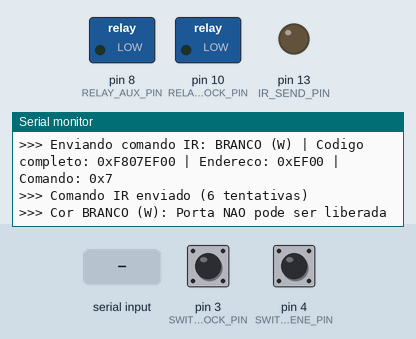
This sketch was run on a simulated Arduino Mega 2560, built with avr-gcc and run on an emulated ATmega2560. Parts: switched loads named in the sketch (green lamp = pin HIGH), output pins drawn as LEDs (lit = HIGH), the last lines printed to the serial monitor. Inputs (shaded band) come from the test bench; at power-on: pin 3 (SWITCH_LOCK_PIN) HIGH, pin 4 (SWITCH_SIRENE_PIN) HIGH. Random numbers use the default seed unless the sketch sets one.

Above: at 4.9 s.
5.0 s: "sirene:\n" received over Serial
At 6.2 s:
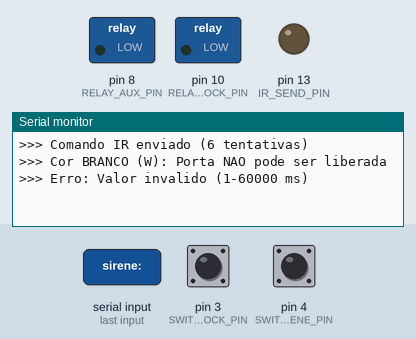
6.5 s: "cores:\n" received over Serial
At 7.4 s:
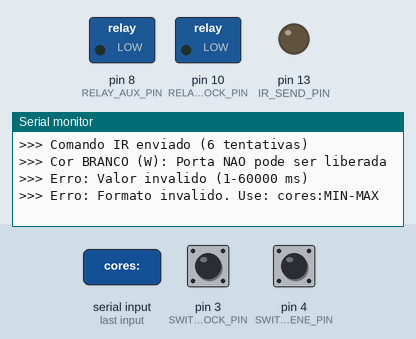
8.0 s: "90,45,200\n" received over Serial
At 8.9 s:
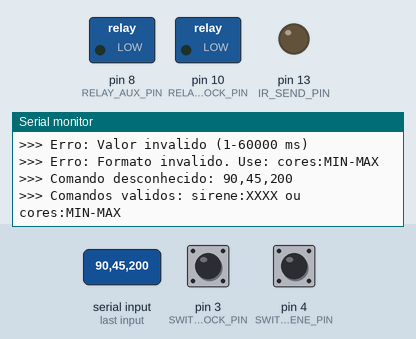

Measured:
- after the input at 5.0 s, the serial monitor: prints a new line at once (image 1)
- after the input at 6.5 s, the serial monitor: prints a new line at once (image 2)
- after the input at 8.0 s, the serial monitor: prints a new line at once (image 3)

The sketch:

led_lock_controller.ino
```cpp
/*
 * Controlador de Fita LED IR + Fechadura Magnética
 *
 * Este código controla uma fita LED via IR e uma fechadura magnética.
 *
 * Funcionamento:
 * - Alterna aleatoriamente entre cores R, G, B, W na fita LED
 * - Cada cor dura entre 15 e 30 segundos (aleatório)
 * - As cores determinam quando a porta PODE ser liberada (apenas quando verde)
 * - Chave micro no pino 3: quando pressionada E cor verde, libera a porta (relé pino 8)
 * - Chave micro no pino 4: quando pressionada, ativa relé no pino 10 por tempo definido
 *
 * Hardware:
 * - Arduino Mega
 * - Emissor IR no pino 13
 * - Relé fechadura (pino 8): LOW = porta aberta, HIGH = porta fechada
 * - Relé sirene/auxiliar (pino 10): ativado pela chave micro do pino 4
 * - Chave micro liberar porta no pino 3 (com pull-up interno)
 * - Chave micro ativar sirene no pino 4 (com pull-up interno)
 *
 * Comandos Serial:
 * - sirene:XXXX     - Define duração da sirene em ms (ex: sirene:5000)
 * - cores:MIN-MAX   - Define duração das cores em segundos (ex: cores:15-30)
 *
 * Códigos IR mapeados (Protocolo NEC):
 * - R (Vermelho):  Comando 0x4, Endereço 0xEF00, Código: 0xF704EF00
 * - G (Verde):     Comando 0x5, Endereço 0xEF00, Código: 0xF805EF00
 * - B (Azul):      Comando 0x6, Endereço 0xEF00, Código: 0xF906EF00
 * - W (Branco):    Comando 0x7, Endereço 0xEF00, Código: 0xF807EF00
 */

#include <IRremote.h>

// Pinagens
#define IR_SEND_PIN 13          // Emissor IR
#define RELAY_LOCK_PIN 10       // Relé da fechadura magnética
#define RELAY_AUX_PIN 8         // Relé auxiliar/sirene (ativado pela chave)
#define SWITCH_LOCK_PIN 3       // Chave micro para liberar porta (com pull-up interno)
#define SWITCH_SIRENE_PIN 4     // Chave micro para ativar sirene (com pull-up interno)

// Códigos IR para as cores (Protocolo NEC)
#define IR_ADDRESS 0xEF00
#define IR_CODE_RED    0xF704EF00
#define IR_CODE_GREEN  0xF805EF00
#define IR_CODE_BLUE   0xF906EF00
#define IR_CODE_WHITE  0xF807EF00

// Configurações de tempo (valores padrão)
unsigned long MIN_COLOR_DURATION = 15000;  // 15 segundos (em ms) - configurável via serial
unsigned long MAX_COLOR_DURATION = 30000;  // 30 segundos (em ms) - configurável via serial
unsigned long RELAY_AUX_DURATION = 2000;   // 2 segundos que o relé auxiliar fica ativo - configurável via serial

// Estados
enum Color {
  RED,
  GREEN,
  BLUE,
  WHITE
};

Color currentColor = RED;
unsigned long colorStartTime = 0;
unsigned long colorDuration = 0;
unsigned long relayAuxStartTime = 0;
bool relayAuxActive = false;
// Estados das chaves
bool lastSwitchLockState = HIGH;
bool currentSwitchLockState = HIGH;
bool lastSwitchSireneState = HIGH;
bool currentSwitchSireneState = HIGH;

// Buffer para comandos serial
String inputString = "";

void setup() {
  Serial.begin(9600);
  delay(1000);

  // Configura pinos
  pinMode(RELAY_LOCK_PIN, OUTPUT);
  pinMode(RELAY_AUX_PIN, OUTPUT);
  pinMode(SWITCH_LOCK_PIN, INPUT_PULLUP);
  pinMode(SWITCH_SIRENE_PIN, INPUT_PULLUP);

  // Inicializa relés (LOW = fechadura fechada, HIGH = fechadura aberta) - INVERTIDO
  digitalWrite(RELAY_LOCK_PIN, LOW);   // Porta fechada inicialmente
  digitalWrite(RELAY_AUX_PIN, LOW);    // Relé auxiliar desligado

  // Inicializa emissor IR
  IrSender.begin(IR_SEND_PIN, ENABLE_LED_FEEDBACK);

  // Testa se o pino está configurado corretamente
  pinMode(IR_SEND_PIN, OUTPUT);
  Serial.print(">>> Emissor IR inicializado no pino ");
  Serial.println(IR_SEND_PIN);

  // Inicializa buffer serial
  inputString.reserve(50);

  // Inicializa estados das chaves
  currentSwitchLockState = digitalRead(SWITCH_LOCK_PIN);
  lastSwitchLockState = currentSwitchLockState;
  currentSwitchSireneState = digitalRead(SWITCH_SIRENE_PIN);
  lastSwitchSireneState = currentSwitchSireneState;

  // Inicializa gerador de números aleatórios
  randomSeed(analogRead(0));

  // Seleciona cor inicial aleatória
  selectRandomColor();

  Serial.println("\n========================================");
  Serial.println("Controlador LED + Fechadura");
  Serial.println("========================================");
  Serial.println("Emissor IR: Pino 13");
  Serial.println("Chave Liberar Porta: Pino 3");
  Serial.println("Rele Fechadura: Pino 10");
  Serial.println("Chave Ativar Sirene: Pino 4");
  Serial.println("Rele Sirene: Pino 8");
  Serial.println("========================================");
  Serial.println("\nComandos disponiveis via Serial:");
  Serial.println("  sirene:XXXX     - Define duracao da sirene em ms");
  Serial.println("                   Exemplo: sirene:5000 (5 segundos)");
  Serial.println("  cores:MIN-MAX   - Define duracao das cores em segundos");
  Serial.println("                   Exemplo: cores:15-30");
  Serial.println("========================================");
  Serial.print("\nConfiguracoes atuais:\n");
  Serial.print("  Duracao cores: ");
  Serial.print(MIN_COLOR_DURATION / 1000);
  Serial.print("-");
  Serial.print(MAX_COLOR_DURATION / 1000);
  Serial.println(" segundos");
  Serial.print("  Duracao sirene: ");
  Serial.print(RELAY_AUX_DURATION);
  Serial.println(" ms");

  // Mostra pinout
  printPinout();

  Serial.println("Iniciando sequencia de cores...\n");

  // Inicializa porta fechada FORÇADAMENTE (LOW = fechada)
  digitalWrite(RELAY_LOCK_PIN, LOW);
  delay(10);  // Pequeno delay para garantir
  digitalWrite(RELAY_LOCK_PIN, LOW);  // Força novamente
  Serial.println(">>> Porta inicializada FECHADA");

  // Envia primeira cor
  sendColorCommand(currentColor);

  // Informa se a cor permite liberar porta
  if (currentColor == GREEN) {
    Serial.println(">>> Cor VERDE: Porta pode ser liberada ao pressionar chave");
  } else {
    Serial.print(">>> Cor ");
    Serial.print(getColorName(currentColor));
    Serial.println(": Porta NAO pode ser liberada");
  }
}

void loop() {
  unsigned long currentTime = millis();

  // Processa comandos serial
  processSerialCommands();

  // ========================================
  // SIRENE - SÓ FUNCIONA QUANDO COR É VERDE
  // ========================================
  // Verifica chave da sirene (pino 4) - SÓ funciona quando cor é verde
  currentSwitchSireneState = digitalRead(SWITCH_SIRENE_PIN);

  if (currentColor == GREEN) {
    // Só processa chave da sirene quando cor É verde
    if (lastSwitchSireneState == HIGH && currentSwitchSireneState == LOW) {
      // Chave foi pressionada E cor é verde: ativa sirene
      activateRelayAux();
      Serial.println(">>> SIRENE ATIVADA (chave pressionada + cor verde)");
    }
    lastSwitchSireneState = currentSwitchSireneState;
  } else {
    // Cor não é verde: não processa chave da sirene
    lastSwitchSireneState = currentSwitchSireneState;  // Atualiza estado mas não processa
  }

  // Verifica se o relé auxiliar precisa ser desativado (sempre verifica, mesmo se não for verde)
  if (relayAuxActive && (currentTime - relayAuxStartTime >= RELAY_AUX_DURATION)) {
    deactivateRelayAux();
  }

  // ========================================
  // CONTROLE DE CORES
  // ========================================
  // Verifica se é hora de trocar de cor
  if (currentTime - colorStartTime >= colorDuration) {
    Color previousColor = currentColor;
    selectRandomColor();
    sendColorCommand(currentColor);

    // Quando muda de cor, SEMPRE fecha porta FORÇADAMENTE (LOW = fechada)
    digitalWrite(RELAY_LOCK_PIN, LOW);  // Porta fechada

    if (currentColor == GREEN) {
      Serial.println(">>> Cor VERDE: Porta pode ser liberada ao pressionar chave");
    } else {
      Serial.print(">>> Cor ");
      Serial.print(getColorName(currentColor));
      Serial.println(": Porta NAO pode ser liberada - FORCADA FECHADA");
      // Força porta fechada novamente para garantir
      digitalWrite(RELAY_LOCK_PIN, LOW);
    }
  }

  // ========================================
  // PORTA - SÓ FUNCIONA QUANDO COR É VERDE
  // ========================================
  // Verifica chave de liberação da porta (pino 3)
  currentSwitchLockState = digitalRead(SWITCH_LOCK_PIN);

  // REGRA PRINCIPAL: Se cor NÃO é verde, porta SEMPRE fechada (LOW = fechada)
  if (currentColor != GREEN) {
    // Força porta fechada independente do estado da chave
    digitalWrite(RELAY_LOCK_PIN, LOW);  // LOW = porta fechada (invertido)
    // Não permite nenhuma ação quando não é verde
    lastSwitchLockState = currentSwitchLockState;  // Atualiza estado mas não processa
  } else {
    // Só processa chave quando cor É verde
    // Detecta quando a chave é pressionada (transição de HIGH para LOW)
    if (lastSwitchLockState == HIGH && currentSwitchLockState == LOW) {
      // Chave foi pressionada E cor é verde: libera porta
      digitalWrite(RELAY_LOCK_PIN, HIGH);  // HIGH = porta aberta (invertido)
      Serial.println(">>> PORTA LIBERADA (chave pressionada + cor verde)");
    }

    // Detecta quando a chave é solta (transição de LOW para HIGH)
    if (lastSwitchLockState == LOW && currentSwitchLockState == HIGH) {
      // Chave foi solta - fecha porta
      digitalWrite(RELAY_LOCK_PIN, LOW);  // LOW = porta fechada (invertido)
      Serial.println(">>> PORTA FECHADA (chave solta)");
    }

    lastSwitchLockState = currentSwitchLockState;
  }

  delay(50); // Pequeno delay para estabilidade
}

void selectRandomColor() {
  // Seleciona cor aleatória (0-3), mas nunca repete a última cor
  Color previousColor = currentColor;
  Color newColor;

  do {
    int colorIndex = random(0, 4);
    newColor = (Color)colorIndex;
  } while (newColor == previousColor); // Garante que não repete a última cor

  currentColor = newColor;

  // Define duração aleatória entre 15 e 30 segundos
  colorDuration = random(MIN_COLOR_DURATION, MAX_COLOR_DURATION + 1);
  colorStartTime = millis();

  // Log no Serial
  Serial.print("Nova cor: ");
  Serial.print(getColorName(currentColor));
  Serial.print(" | Duracao: ");
  Serial.print(colorDuration / 1000);
  Serial.println(" segundos");
}

void sendColorCommand(Color color) {
  uint32_t irCode = 0;
  uint8_t command = 0;

  switch (color) {
    case RED:
      irCode = IR_CODE_RED;
      command = 0x4;
      break;
    case GREEN:
      irCode = IR_CODE_GREEN;
      command = 0x5;
      break;
    case BLUE:
      irCode = IR_CODE_BLUE;
      command = 0x6;
      break;
    case WHITE:
      irCode = IR_CODE_WHITE;
      command = 0x7;
      break;
  }

  Serial.print(">>> Enviando comando IR: ");
  Serial.print(getColorName(color));
  Serial.print(" | Codigo completo: 0x");
  Serial.print(irCode, HEX);
  Serial.print(" | Endereco: 0x");
  Serial.print(IR_ADDRESS, HEX);
  Serial.print(" | Comando: 0x");
  Serial.print(command, HEX);
  Serial.println();

  // Extrai address e command do código completo
  // NEC: 32 bits = 16 bits address + 8 bits command + 8 bits command invertido
  uint16_t address = (irCode >> 16) & 0xFFFF;
  uint8_t cmd = (irCode >> 8) & 0xFF;

  // Envia múltiplas vezes para garantir recepção
  for (int i = 0; i < 3; i++) {
    // Método 1: Usa address e command extraídos
    IrSender.sendNEC(address, cmd, 0);
    delay(40);

    // Método 2: Usa address padrão e command direto
    IrSender.sendNEC(IR_ADDRESS, command, 0);
    delay(40);
  }

  Serial.println(">>> Comando IR enviado (6 tentativas)");
}

void updateLockState() {
  // Esta função não é mais usada, mas mantida para compatibilidade
  // A porta só abre quando chave é pressionada E cor é verde
  // Por padrão, porta sempre fechada (LOW = fechada - invertido)
  digitalWrite(RELAY_LOCK_PIN, LOW);  // Porta fechada
}

void activateRelayAux() {
  // Ativa sirene independente do estado anterior (HIGH = ativa - invertido)
  digitalWrite(RELAY_AUX_PIN, HIGH);  // HIGH = sirene ativa (invertido)
  relayAuxActive = true;
  relayAuxStartTime = millis();
  Serial.print(">>> Sirene ATIVADA - Duração: ");
  Serial.print(RELAY_AUX_DURATION);
  Serial.println(" ms");
}

void deactivateRelayAux() {
  if (relayAuxActive) {
    digitalWrite(RELAY_AUX_PIN, LOW);  // LOW = sirene desativa (invertido)
    relayAuxActive = false;
    Serial.println(">>> Sirene DESATIVADA (tempo esgotado)");
  }
}

const char* getColorName(Color color) {
  switch (color) {
    case RED:   return "VERMELHO (R)";
    case GREEN: return "VERDE (G)";
    case BLUE:  return "AZUL (B)";
    case WHITE: return "BRANCO (W)";
    default:     return "DESCONHECIDO";
  }
}

void processSerialCommands() {
  while (Serial.available() > 0) {
    char inChar = (char)Serial.read();

    if (inChar == '\n' || inChar == '\r') {
      if (inputString.length() > 0) {
        inputString.trim();
        inputString.toLowerCase();

        // Comando: sirene:XXXX (duração em milissegundos)
        if (inputString.startsWith("sirene:")) {
          String valueStr = inputString.substring(7);
          unsigned long newDuration = valueStr.toInt();
          if (newDuration > 0 && newDuration <= 60000) { // Máximo 60 segundos
            RELAY_AUX_DURATION = newDuration;
            Serial.print(">>> Duracao da sirene alterada para: ");
            Serial.print(RELAY_AUX_DURATION);
            Serial.println(" ms");
          } else {
            Serial.println(">>> Erro: Valor invalido (1-60000 ms)");
          }
        }
        // Comando: cores:MIN-MAX (duração em segundos)
        else if (inputString.startsWith("cores:")) {
          String valueStr = inputString.substring(6);
          int dashIndex = valueStr.indexOf('-');
          if (dashIndex > 0) {
            int minSec = valueStr.substring(0, dashIndex).toInt();
            int maxSec = valueStr.substring(dashIndex + 1).toInt();
            if (minSec > 0 && maxSec > 0 && minSec <= maxSec && maxSec <= 300) {
              MIN_COLOR_DURATION = minSec * 1000;
              MAX_COLOR_DURATION = maxSec * 1000;
              Serial.print(">>> Duracao das cores alterada para: ");
              Serial.print(minSec);
              Serial.print("-");
              Serial.print(maxSec);
              Serial.println(" segundos");
            } else {
              Serial.println(">>> Erro: Valores invalidos (ex: cores:15-30)");
            }
          } else {
            Serial.println(">>> Erro: Formato invalido. Use: cores:MIN-MAX");
          }
        }
        else {
          Serial.print(">>> Comando desconhecido: ");
          Serial.println(inputString);
          Serial.println(">>> Comandos validos: sirene:XXXX ou cores:MIN-MAX");
        }

        inputString = "";
      }
    } else {
      inputString += inChar;
    }
  }
}

void printPinout() {
  Serial.println("\n========================================");
  Serial.println("PINOUT - ARDUINO MEGA");
  Serial.println("========================================");
  Serial.println("Pino 13 - Emissor IR (LED IR + resistor 220Ω)");
  Serial.println("Pino 3  - Chave Liberar Porta (com pull-up interno)");
  Serial.println("Pino 10 - Relé Fechadura Magnética");
  Serial.println("Pino 4  - Chave Ativar Sirene (com pull-up interno)");
  Serial.println("Pino 8  - Relé Sirene/Auxiliar");
  Serial.println("========================================");
  Serial.println("\nCONEXOES DETALHADAS:");
  Serial.println("----------------------------------------");
  Serial.println("EMISSOR IR (Pino 13):");
  Serial.println("  LED IR Anodo -> Resistor 220Ω -> Pino 13");
  Serial.println("  LED IR Catodo -> GND");
  Serial.println("");
  Serial.println("CHAVE LIBERAR PORTA (Pino 3):");
  Serial.println("  Terminal 1 -> Pino 3");
  Serial.println("  Terminal 2 -> GND");
  Serial.println("  (Usa pull-up interno do Arduino)");
  Serial.println("  Funcao: Libera porta quando pressionada");
  Serial.println("");
  Serial.println("CHAVE ATIVAR SIRENE (Pino 4):");
  Serial.println("  Terminal 1 -> Pino 4");
  Serial.println("  Terminal 2 -> GND");
  Serial.println("  (Usa pull-up interno do Arduino)");
  Serial.println("  Funcao: Ativa sirene quando pressionada");
  Serial.println("");
  Serial.println("RELE FECHADURA (Pino 10):");
  Serial.println("  IN -> Pino 10");
  Serial.println("  VCC -> 5V");
  Serial.println("  GND -> GND");
  Serial.println("  NO/NC -> Fechadura Magnética");
  Serial.println("  (LOW = porta fechada, HIGH = porta aberta)");
  Serial.println("");
  Serial.println("RELE SIRENE (Pino 8):");
  Serial.println("  IN -> Pino 8");
  Serial.println("  VCC -> 5V");
  Serial.println("  GND -> GND");
  Serial.println("  NO/NC -> Sirene ou dispositivo auxiliar");
  Serial.println("========================================\n");
}
```
